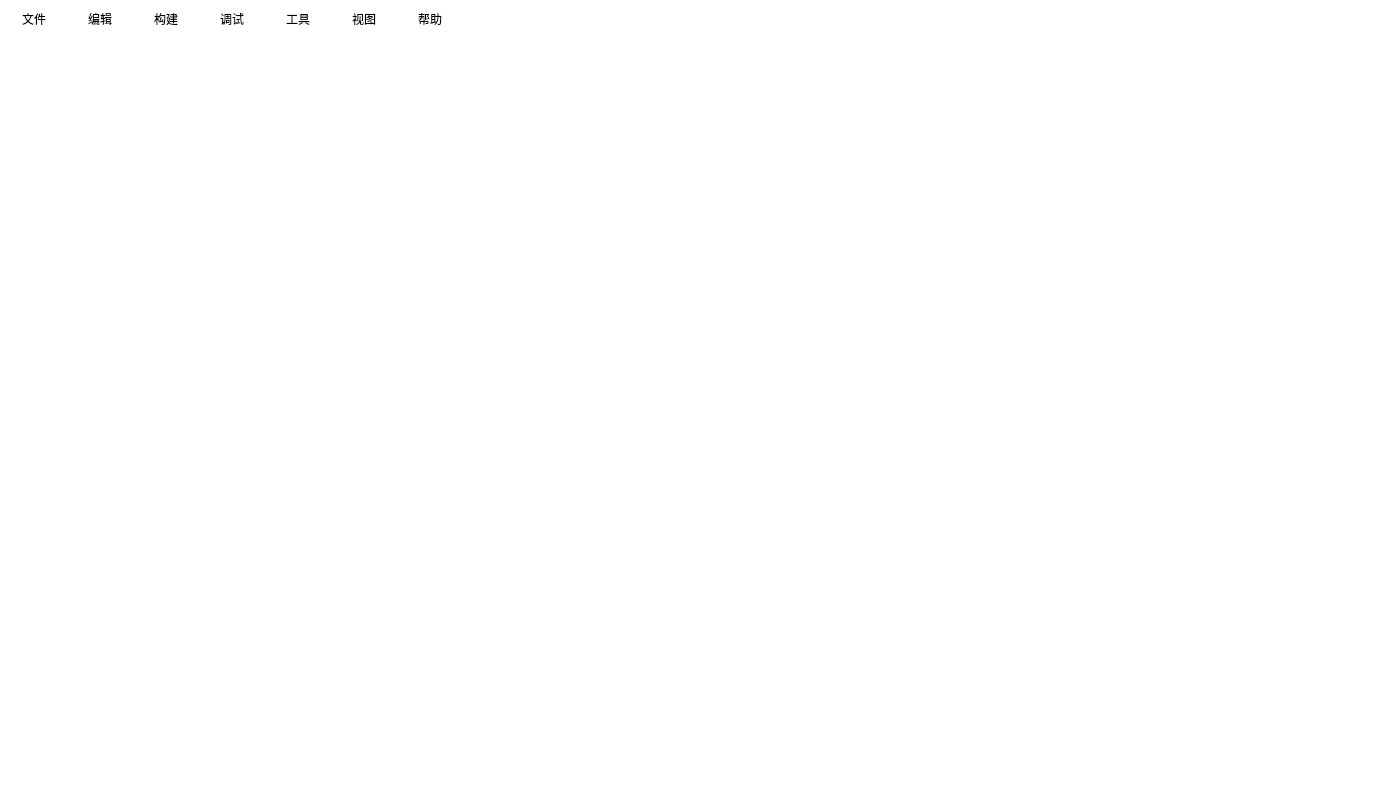
<?xml version="1.0" encoding="UTF-8"?>
<ui version="4.0">
 <class>Workshop</class>
 <widget class="QWidget" name="Workshop">
  <property name="geometry">
   <rect>
    <x>0</x>
    <y>0</y>
    <width>1400</width>
    <height>800</height>
   </rect>
  </property>
  <property name="minimumSize">
   <size>
    <width>1200</width>
    <height>600</height>
   </size>
  </property>
  <property name="windowTitle">
   <string>Cell Workshop</string>
  </property>
  <property name="styleSheet">
   <string notr="true">background-color: rgb(255, 255, 255);</string>
  </property>
  <widget class="QPushButton" name="BtnFile">
   <property name="geometry">
    <rect>
     <x>0</x>
     <y>0</y>
     <width>68</width>
     <height>38</height>
    </rect>
   </property>
   <property name="text">
    <string>文件</string>
   </property>
   <property name="flat">
    <bool>true</bool>
   </property>
  </widget>
  <widget class="QPushButton" name="BtnEdit">
   <property name="geometry">
    <rect>
     <x>66</x>
     <y>0</y>
     <width>68</width>
     <height>38</height>
    </rect>
   </property>
   <property name="text">
    <string>编辑</string>
   </property>
   <property name="flat">
    <bool>true</bool>
   </property>
  </widget>
  <widget class="QPushButton" name="BtnBuild">
   <property name="geometry">
    <rect>
     <x>132</x>
     <y>0</y>
     <width>68</width>
     <height>38</height>
    </rect>
   </property>
   <property name="text">
    <string>构建</string>
   </property>
   <property name="flat">
    <bool>true</bool>
   </property>
  </widget>
  <widget class="QPushButton" name="BtnDebug">
   <property name="geometry">
    <rect>
     <x>198</x>
     <y>0</y>
     <width>68</width>
     <height>38</height>
    </rect>
   </property>
   <property name="text">
    <string>调试</string>
   </property>
   <property name="flat">
    <bool>true</bool>
   </property>
  </widget>
  <widget class="QPushButton" name="BtnKits">
   <property name="geometry">
    <rect>
     <x>264</x>
     <y>0</y>
     <width>68</width>
     <height>38</height>
    </rect>
   </property>
   <property name="text">
    <string>工具</string>
   </property>
   <property name="flat">
    <bool>true</bool>
   </property>
  </widget>
  <widget class="QPushButton" name="BtnView">
   <property name="geometry">
    <rect>
     <x>330</x>
     <y>0</y>
     <width>68</width>
     <height>38</height>
    </rect>
   </property>
   <property name="text">
    <string>视图</string>
   </property>
   <property name="flat">
    <bool>true</bool>
   </property>
  </widget>
  <widget class="QPushButton" name="BtnHelp">
   <property name="geometry">
    <rect>
     <x>396</x>
     <y>0</y>
     <width>68</width>
     <height>38</height>
    </rect>
   </property>
   <property name="text">
    <string>帮助</string>
   </property>
   <property name="flat">
    <bool>true</bool>
   </property>
  </widget>
 </widget>
 <resources/>
 <connections/>
</ui>
